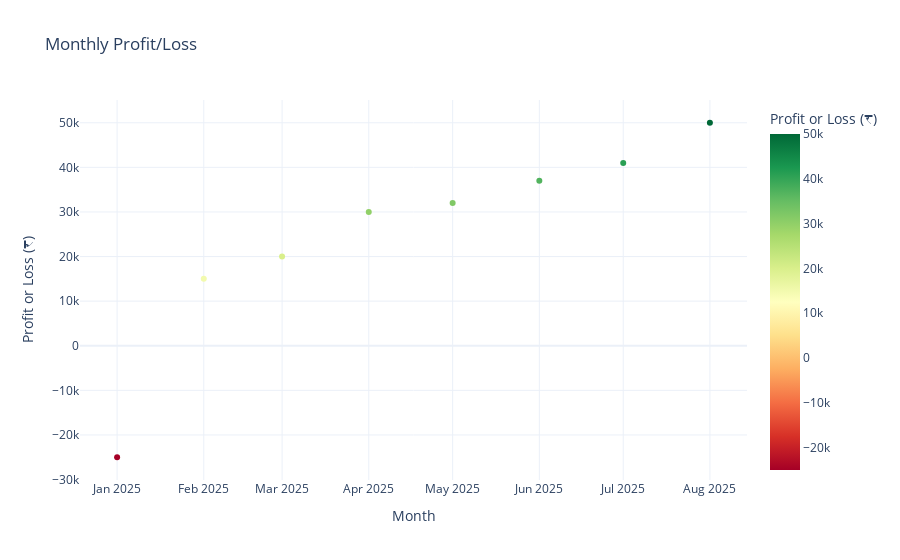

The cell this chart's notebook holds for it:
### Code cell
scatter_fig = px.scatter(
    df,
    x="Month",
    y="Profit/Loss",
    title="Monthly Profit/Loss",
    labels={"Profit/Loss": "Profit or Loss (₹)"},
    color="Profit/Loss",
    color_continuous_scale="RdYlGn" ,
)
scatter_fig.update_layout(template="plotly_white" )
scatter_fig.show()

### Figure 1 — Plotly figure (JSON) as saved in the notebook; plotly's stock layout.template omitted (floating-point values rounded to 4 significant figures)
{"data": [{"hovertemplate": "Month=%{x}<br>Profit or Loss (₹)=%{marker.color}<extra></extra>", "legendgroup": "", "marker": {"color": [-25000, 15000, 20000, 30000, 32000, 37000, 41000, 50000], "coloraxis": "coloraxis", "symbol": "circle"}, "mode": "markers", "name": "", "orientation": "v", "showlegend": false, "type": "scatter", "x": ["2025-01-01T00:00:00", "2025-02-01T00:00:00", "2025-03-01T00:00:00", "2025-04-01T00:00:00", "2025-05-01T00:00:00", "2025-06-01T00:00:00", "2025-07-01T00:00:00", "2025-08-01T00:00:00"], "xaxis": "x", "y": [-25000, 15000, 20000, 30000, 32000, 37000, 41000, 50000], "yaxis": "y"}], "layout": {"coloraxis": {"colorbar": {"title": {"text": "Profit or Loss (₹)"}}, "colorscale": [[0, "rgb(165,0,38)"], [0.1, "rgb(215,48,39)"], [0.2, "rgb(244,109,67)"], [0.3, "rgb(253,174,97)"], [0.4, "rgb(254,224,139)"], [0.5, "rgb(255,255,191)"], [0.6, "rgb(217,239,139)"], [0.7, "rgb(166,217,106)"], [0.8, "rgb(102,189,99)"], [0.9, "rgb(26,152,80)"], [1, "rgb(0,104,55)"]]}, "legend": {"tracegroupgap": 0}, "title": {"text": "Monthly Profit/Loss"}, "xaxis": {"anchor": "y", "domain": [0, 1], "title": {"text": "Month"}}, "yaxis": {"anchor": "x", "domain": [0, 1], "title": {"text": "Profit or Loss (₹)"}}}}
